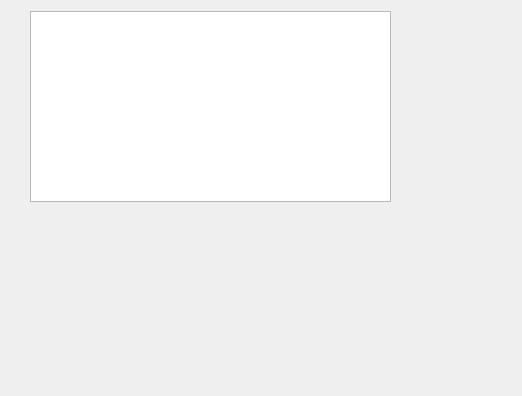
<?xml version="1.0" encoding="UTF-8"?>
<ui version="4.0">
 <class>Studentpage</class>
 <widget class="QDialog" name="Studentpage">
  <property name="geometry">
   <rect>
    <x>0</x>
    <y>0</y>
    <width>522</width>
    <height>396</height>
   </rect>
  </property>
  <property name="windowTitle">
   <string>Studentpage</string>
  </property>
  <widget class="QTableView" name="studentView">
   <property name="geometry">
    <rect>
     <x>30</x>
     <y>11</y>
     <width>361</width>
     <height>191</height>
    </rect>
   </property>
  </widget>
 </widget>
 <resources/>
 <connections/>
</ui>
